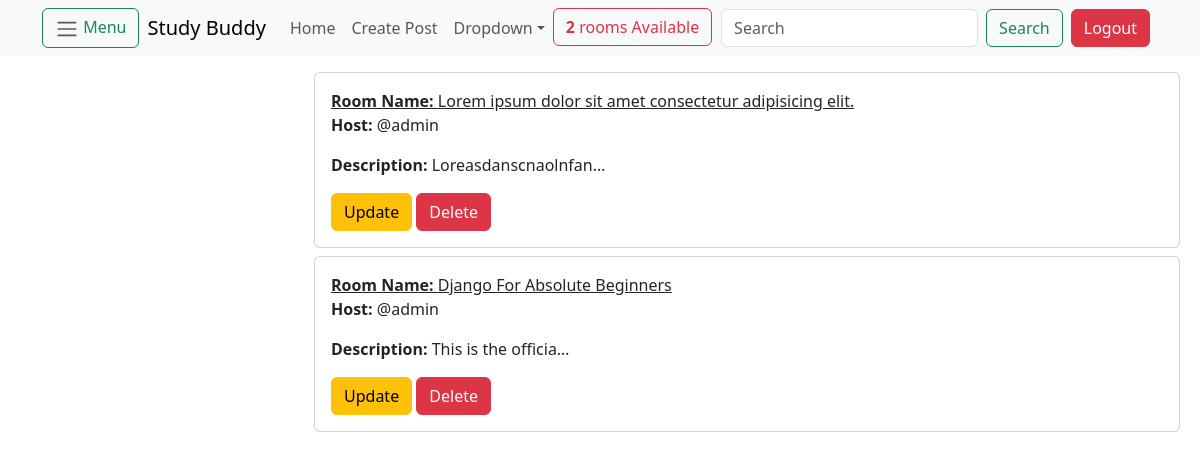
Screenshot of /home/?q=Django (signed in) with the database file from the repository.
### studybuddy/models.py (models this page shows, shortened)
class Room(models.Model):
    host = models.ForeignKey(User, on_delete=models.SET_NULL, null=True)
    topic = models.ForeignKey(Topic, on_delete=models.SET_NULL, null=True)
    name = models.CharField(max_length=200)
    description = models.TextField(null=False, blank=True)
    updated = models.DateTimeField(auto_now=True)
    created = models.DateTimeField(auto_now_add=True)
    class Meta:
        ordering = ['-updated','-created']

### studybuddy/views.py (the view)
# urls.py: 2. Add a URL to urlpatterns:  path('', views.home, name='home')
@login_required(login_url='loginuser')
def home(request):
    page = "home"
    q = request.GET.get('q')
    if request.GET.get('q'):
        q=request.GET.get('q')
    else:
        q=""
    rooms = Room.objects.filter(
        Q(topic__name__icontains=q) |
        Q(name__icontains=q)|
        Q(description__icontains=q)
        )
    topics = Topic.objects.all()
    room_count = rooms.count()
    context = {
        'page':page,
        'rooms':rooms,
        'topics':topics,
        'room_count':room_count,
    }
    return render(request, 'studybuddy/home.html', context)

### studybuddy/templates/studybuddy/home.html (shortened to what this page needs)
{% extends 'base.html' %}
{% block content %}
    {% include 'navbar.html' %}
    {% if request.user.is_authenticated %}
        <div class="container-fluid mt-2">
            <div class="home-container">
                <div class="browse-topics">
                </div>
                <div class="rooms">
                    {% for room in rooms %}
                        <div class="card m-2">
                            <div class="card-body">
                                <a href="{% url 'room' room.id %}" class="card-title"><b>Room Name: </b>{{room.name}}</a>
                                <p class="card-text"><b>Host: </b>@{{room.host}}</p>
                                <p class="card-text"><b>Description: </b>{{room.description|truncatechars:20}}</p>
                                <a href="{% url 'update-room' room.id %}" class="btn btn-warning">Update</a>
                                <a href="{% url 'delete-room' room.id %}" class="btn btn-danger">Delete</a>
                            </div>
                        </div>
                    {% endfor %}
                </div>
            </div>
        </div>
    {% else %}
        <h1 class="text-center fw-bold">Login to see what is on this Page</h1>
    {% endif %}
{% endblock content %}

### static/custom/form.css (style rules this page uses)
.home-container { display: grid; grid-template-columns: 1fr 3fr; }

### rows the page displays
Room: name "Lorem ipsum dolor sit amet consectetur adipisicing elit.", host "admin", description "Loreasdanscnaolnfan…"
Room: name "Django For Absolute Beginners", host "admin", description "This is the officia…"

### other values shown
{{ room_count }} "2"
